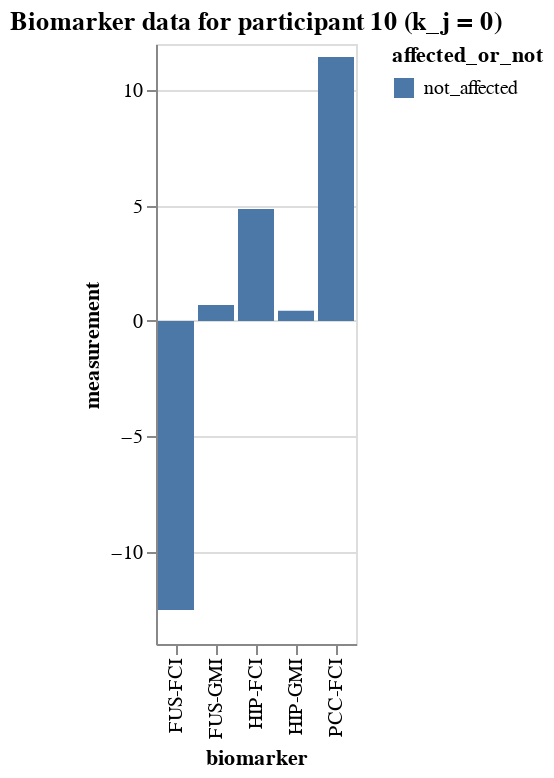

The code cell stored with this chart in its notebook:
### Markdown cell above
### A certain participant's data

### Code cell
# participant 10
participant10_data = df[df.participant == 10]
alt.Chart(participant10_data).mark_bar().encode(
    x='biomarker',
    y='measurement',
    color=alt.Color(
        'affected_or_not:N'
    ),
    tooltip=['biomarker', 'affected_or_not', 'measurement']
).interactive().properties(
    title=f'Biomarker data for participant 10 (k_j = {participant10_data.k_j.to_list()[0]})'
)

### Figure 1 — Vega-Lite specification as saved in the notebook (floating-point values rounded to 4 significant figures)
{"config": {"view": {"continuousWidth": 300, "continuousHeight": 300}}, "data": {"name": "data-5b1a664425cf8dcc469c2d219c6f0097"}, "mark": {"type": "bar"}, "encoding": {"color": {"field": "affected_or_not", "type": "nominal"}, "tooltip": [{"field": "biomarker", "type": "nominal"}, {"field": "affected_or_not", "type": "nominal"}, {"field": "measurement", "type": "quantitative"}], "x": {"field": "biomarker", "type": "nominal"}, "y": {"field": "measurement", "type": "quantitative"}}, "params": [{"name": "param_5", "select": {"type": "interval", "encodings": ["x", "y"]}, "bind": "scales"}], "title": "Biomarker data for participant 10 (k_j = 0)", "$schema": "https://vega.github.io/schema/vega-lite/v5.16.3.json", "datasets": {"data-5b1a664425cf8dcc469c2d219c6f0097": [{"participant": 10, "biomarker": "HIP-FCI", "measurement": 4.847, "k_j": 0, "S_n": 1, "affected_or_not": "not_affected"}, {"participant": 10, "biomarker": "HIP-GMI", "measurement": 0.4458, "k_j": 0, "S_n": 3, "affected_or_not": "not_affected"}, {"participant": 10, "biomarker": "FUS-FCI", "measurement": -12.53, "k_j": 0, "S_n": 5, "affected_or_not": "not_affected"}, {"participant": 10, "biomarker": "PCC-FCI", "measurement": 11.44, "k_j": 0, "S_n": 2, "affected_or_not": "not_affected"}, {"participant": 10, "biomarker": "FUS-GMI", "measurement": 0.6876, "k_j": 0, "S_n": 4, "affected_or_not": "not_affected"}]}}
